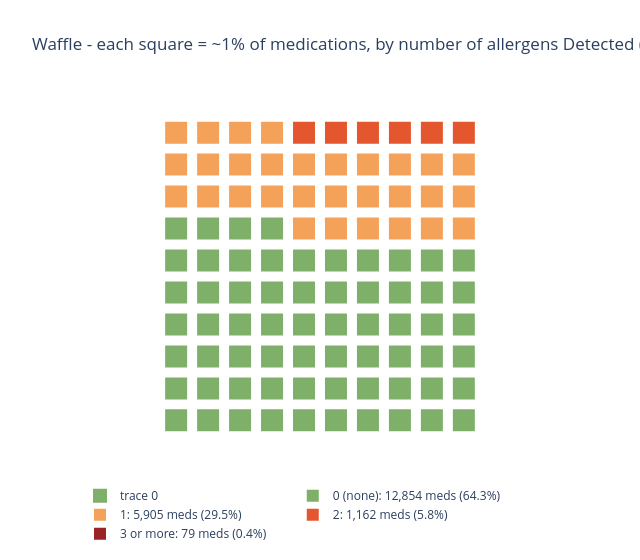

This figure's notebook cell:
### Markdown cell above
### Chart 6 ⭐ NEW METHOD — Waffle: how many allergens does one medication carry?
A **waffle chart** is a 10x10 grid of 100 squares, each ~1% of medications, colored by how many allergens that medication has **Detected**. Not taught in SIADS 521. It answers *"how many pills are clean vs. multi-allergen minefields?"* at a glance. *(Detected only - "Review" is excluded, or Alpha-Gal's ubiquitous ambiguous excipients would swamp the chart.)*

### Code cell
import numpy as np
import plotly.graph_objects as go

status_cols = [c for c in df.columns if c.endswith("_status")]
n_det = sum((df[c] == "Detected").astype(int) for c in status_cols)

def _bucket(n):
    return "0 (none)" if n == 0 else ("1" if n == 1 else ("2" if n == 2 else "3 or more"))

order = ["0 (none)", "1", "2", "3 or more"]
counts = n_det.apply(_bucket).value_counts().reindex(order, fill_value=0)
pct = counts / counts.sum() * 100

# allocate 100 squares (largest-remainder rounding)
base = np.floor(pct).astype(int)
for i in np.argsort(-(pct - base).values)[: int(100 - base.sum())]:
    base.iloc[i] += 1

colors = {"0 (none)": "#7fb069", "1": "#f4a259", "2": "#e4572e", "3 or more": "#9b2226"}
seq = [cat for cat in order for _ in range(int(base[cat]))]

fig = go.Figure(go.Scatter(
    x=[i % 10 for i in range(len(seq))], y=[i // 10 for i in range(len(seq))], mode="markers",
    marker=dict(size=24, symbol="square", color=[colors[c] for c in seq],
                line=dict(width=2, color="white")),
    text=seq, hoverinfo="text"))
for cat in order:
    fig.add_trace(go.Scatter(x=[None], y=[None], mode="markers",
        marker=dict(size=12, symbol="square", color=colors[cat]),
        name=f"{cat}: {int(counts[cat]):,} meds ({pct[cat]:.1f}%)"))
fig.update_layout(
    title="Waffle - each square = ~1% of medications, by number of allergens Detected (of 8)",
    xaxis=dict(visible=False), yaxis=dict(visible=False, scaleanchor="x"),
    plot_bgcolor="white", width=640, height=560, legend=dict(orientation="h", y=-0.08))
fig.show()

### Figure 1 — Plotly figure (JSON) as saved in the notebook; plotly's stock layout.template omitted (floating-point values rounded to 4 significant figures)
{"data": [{"hoverinfo": "text", "marker": {"color": ["#7fb069", "#7fb069", "#7fb069", "#7fb069", "#7fb069", "#7fb069", "#7fb069", "#7fb069", "#7fb069", "#7fb069", "#7fb069", "#7fb069", "#7fb069", "#7fb069", "#7fb069", "#7fb069", "#7fb069", "#7fb069", "#7fb069", "#7fb069", "#7fb069", "#7fb069", "#7fb069", "#7fb069", "#7fb069", "#7fb069", "#7fb069", "#7fb069", "#7fb069", "#7fb069", "#7fb069", "#7fb069", "#7fb069", "#7fb069", "#7fb069", "#7fb069", "#7fb069", "#7fb069", "#7fb069", "#7fb069", "#7fb069", "#7fb069", "#7fb069", "#7fb069", "#7fb069", "#7fb069", "#7fb069", "#7fb069", "#7fb069", "#7fb069", "#7fb069", "#7fb069", "#7fb069", "#7fb069", "#7fb069", "#7fb069", "#7fb069", "#7fb069", "#7fb069", "#7fb069", "#7fb069", "#7fb069", "#7fb069", "#7fb069", "#f4a259", "#f4a259", "#f4a259", "#f4a259", "#f4a259", "#f4a259", "#f4a259", "#f4a259", "#f4a259", "#f4a259", "#f4a259", "#f4a259", "#f4a259", "#f4a259", "#f4a259", "#f4a259", "#f4a259", "#f4a259", "#f4a259", "#f4a259", "#f4a259", "#f4a259", "#f4a259", "#f4a259", "#f4a259", "#f4a259", "#f4a259", "#f4a259", "#f4a259", "#f4a259", "#e4572e", "#e4572e", "#e4572e", "#e4572e", "#e4572e", "#e4572e"], "line": {"color": "white", "width": 2}, "size": 24, "symbol": "square"}, "mode": "markers", "text": ["0 (none)", "0 (none)", "0 (none)", "0 (none)", "0 (none)", "0 (none)", "0 (none)", "0 (none)", "0 (none)", "0 (none)", "0 (none)", "0 (none)", "0 (none)", "0 (none)", "0 (none)", "0 (none)", "0 (none)", "0 (none)", "0 (none)", "0 (none)", "0 (none)", "0 (none)", "0 (none)", "0 (none)", "0 (none)", "0 (none)", "0 (none)", "0 (none)", "0 (none)", "0 (none)", "0 (none)", "0 (none)", "0 (none)", "0 (none)", "0 (none)", "0 (none)", "0 (none)", "0 (none)", "0 (none)", "0 (none)", "0 (none)", "0 (none)", "0 (none)", "0 (none)", "0 (none)", "0 (none)", "0 (none)", "0 (none)", "0 (none)", "0 (none)", "0 (none)", "0 (none)", "0 (none)", "0 (none)", "0 (none)", "0 (none)", "0 (none)", "0 (none)", "0 (none)", "0 (none)", "0 (none)", "0 (none)", "0 (none)", "0 (none)", "1", "1", "1", "1", "1", "1", "1", "1", "1", "1", "1", "1", "1", "1", "1", "1", "1", "1", "1", "1", "1", "1", "1", "1", "1", "1", "1", "1", "1", "1", "2", "2", "2", "2", "2", "2"], "type": "scatter", "x": [0, 1, 2, 3, 4, 5, 6, 7, 8, 9, 0, 1, 2, 3, 4, 5, 6, 7, 8, 9, 0, 1, 2, 3, 4, 5, 6, 7, 8, 9, 0, 1, 2, 3, 4, 5, 6, 7, 8, 9, 0, 1, 2, 3, 4, 5, 6, 7, 8, 9, 0, 1, 2, 3, 4, 5, 6, 7, 8, 9, 0, 1, 2, 3, 4, 5, 6, 7, 8, 9, 0, 1, 2, 3, 4, 5, 6, 7, 8, 9, 0, 1, 2, 3, 4, 5, 6, 7, 8, 9, 0, 1, 2, 3, 4, 5, 6, 7, 8, 9], "y": [0, 0, 0, 0, 0, 0, 0, 0, 0, 0, 1, 1, 1, 1, 1, 1, 1, 1, 1, 1, 2, 2, 2, 2, 2, 2, 2, 2, 2, 2, 3, 3, 3, 3, 3, 3, 3, 3, 3, 3, 4, 4, 4, 4, 4, 4, 4, 4, 4, 4, 5, 5, 5, 5, 5, 5, 5, 5, 5, 5, 6, 6, 6, 6, 6, 6, 6, 6, 6, 6, 7, 7, 7, 7, 7, 7, 7, 7, 7, 7, 8, 8, 8, 8, 8, 8, 8, 8, 8, 8, 9, 9, 9, 9, 9, 9, 9, 9, 9, 9]}, {"marker": {"color": "#7fb069", "size": 12, "symbol": "square"}, "mode": "markers", "name": "0 (none): 12,854 meds (64.3%)", "type": "scatter", "x": [null], "y": [null]}, {"marker": {"color": "#f4a259", "size": 12, "symbol": "square"}, "mode": "markers", "name": "1: 5,905 meds (29.5%)", "type": "scatter", "x": [null], "y": [null]}, {"marker": {"color": "#e4572e", "size": 12, "symbol": "square"}, "mode": "markers", "name": "2: 1,162 meds (5.8%)", "type": "scatter", "x": [null], "y": [null]}, {"marker": {"color": "#9b2226", "size": 12, "symbol": "square"}, "mode": "markers", "name": "3 or more: 79 meds (0.4%)", "type": "scatter", "x": [null], "y": [null]}], "layout": {"height": 560, "legend": {"orientation": "h", "y": -0.08}, "plot_bgcolor": "white", "title": {"text": "Waffle - each square = ~1% of medications, by number of allergens Detected (of 8)"}, "width": 640, "xaxis": {"visible": false}, "yaxis": {"scaleanchor": "x", "visible": false}}}
